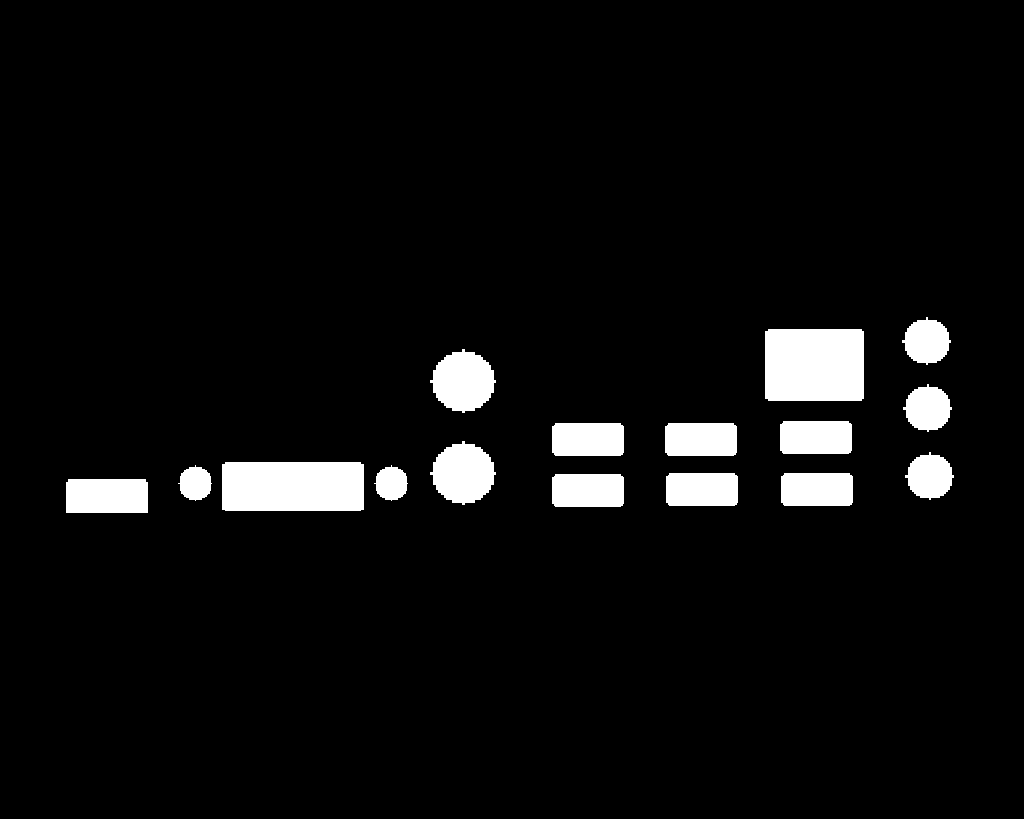
#> input picture temp_mask_MSI-A520m.png, 1024 x 819 px; its folder holds only this picture in this run
$ python analyze_mask.py
#> lines starting #> are read from the running program, lines starting #| are printed output that depends on the picture; after the words box and inside, x2 and y2 are one past the last pixel; in counts of white or black regions, pixels touching at a corner belong together
#!/usr/bin/env python3
"""
Diagnostic script to analyze mask and contour dimensions.
This will help identify why "mask too tall" error occurs.
"""

import cv2
import numpy as np
import sys

def analyze_mask(mask_path):
    """Analyze a mask file and show dimensions of detected contours."""
#> called with mask_path = 'temp_mask_MSI-A520m.png'

    print("="*70)
    print("MASK ANALYSIS")
    print("="*70)

    # Load mask
    mask = cv2.imread(mask_path, cv2.IMREAD_GRAYSCALE)
#> mask: shape (819, 1024); 5.2% white; 16 white regions
    if mask is None:
        print(f"ERROR: Could not load {mask_path}")
        return

    print(f"\nMask file: {mask_path}")
    print(f"Image size: {mask.shape[1]}x{mask.shape[0]} pixels")
#| Image size: 1024x819 pixels
    print(f"Min value: {mask.min()}, Max value: {mask.max()}")
#| Min value: 0, Max value: 255

    # Count white and black pixels
    white_pixels = np.sum(mask == 255)
#> white_pixels = 43569
    black_pixels = np.sum(mask == 0)
#> black_pixels = 795087
    total_pixels = mask.shape[0] * mask.shape[1]
#> total_pixels = 838656

    print(f"\nPixel distribution:")
    print(f"  White (255): {white_pixels:,} ({100*white_pixels/total_pixels:.1f}%)")
#|   White (255): 43,569 (5.2%)
    print(f"  Black (0): {black_pixels:,} ({100*black_pixels/total_pixels:.1f}%)")
#|   Black (0): 795,087 (94.8%)
    print(f"  Other: {total_pixels - white_pixels - black_pixels:,}")
#|   Other: 0

    # Find contours
    contours, _ = cv2.findContours(mask, cv2.RETR_EXTERNAL, cv2.CHAIN_APPROX_SIMPLE)
#> contours = 16 contours; largest, box (x1, y1, x2, y2) and area: (765, 329, 864, 401) 6940, (222, 462, 364, 511) 6752, (430, 441, 496, 505) 2868, (430, 349, 496, 413) 2868, (66, 479, 148, 513) 2662

    print(f"\nContours detected: {len(contours)}")
#| Contours detected: 16

    if len(contours) == 0:
        print("\n⚠ WARNING: No contours detected!")
        print("  This usually means:")
        print("  - The mask is all black (no white objects)")
        print("  - Or all white (entire image is one object)")
        return

    # Analyze each contour
    print("\nContour details:")
    print("-" * 70)

    all_points = []
    for i, cnt in enumerate(contours):
        # Get bounding box
        x, y, w, h = cv2.boundingRect(cnt)
        area = cv2.contourArea(cnt)

        # Collect all points
        for pt in cnt:
            all_points.append(pt[0])

        print(f"Contour {i+1}:")
        print(f"  Position: ({x}, {y})")
        print(f"  Size: {w}x{h} pixels")
        print(f"  Area: {area:.0f} px²")
#> this loop made 16 passes
#> (x, y, w, h, area) on passes 1 to 12: (66, 479, 82, 34, 2662), (552, 474, 72, 33, 2249), (781, 473, 72, 33, 2249), (666, 473, 72, 33, 2249), (374, 465, 34, 36, 822), (178, 465, 34, 36, 822), (222, 462, 142, 49, 6752), (905, 452, 49, 48, 1563), (430, 441, 66, 64, 2868), (665, 423, 72, 33, 2249), (552, 423, 72, 33, 2249), (780, 421, 72, 33, 2249)
#> (printed output is left out)
#> after the loop, all_points = 738 pairs, first value 66 to 953, second value 317 to 512

    # Calculate overall bounds
    if all_points:
        all_points = np.array(all_points)
        min_x = all_points[:, 0].min()
#> min_x = 66
        max_x = all_points[:, 0].max()
#> max_x = 953
        min_y = all_points[:, 1].min()
#> min_y = 317
        max_y = all_points[:, 1].max()
#> max_y = 512

        total_width = max_x - min_x
#> total_width = 887
        total_height = max_y - min_y
#> total_height = 195

        print("\n" + "="*70)
        print("OVERALL BOUNDS (all contours combined)")
        print("="*70)
        print(f"X range: {min_x} to {max_x} (width: {total_width} pixels)")
#| X range: 66 to 953 (width: 887 pixels)
        print(f"Y range: {min_y} to {max_y} (height: {total_height} pixels)")
#| Y range: 317 to 512 (height: 195 pixels)

        # Calculate aspect ratio
        aspect_ratio = total_width / total_height if total_height > 0 else 0
#> aspect_ratio = 4.55
        print(f"\nAspect ratio: {aspect_ratio:.2f} (width/height)")
#| Aspect ratio: 4.55 (width/height)

        # ATX IO shield dimensions in mm
        shield_width_mm = 156 - 8  # 148mm usable width
        shield_height_mm = 44.5 - 4  # 40.5mm usable height
        shield_aspect = shield_width_mm / shield_height_mm

        print(f"ATX IO Shield aspect ratio: {shield_aspect:.2f}")

        # Check if it will fit
        print("\n" + "="*70)
        print("FIT CHECK")
        print("="*70)

        # Calculate scale needed to fit width
        scale = shield_width_mm / total_width
#> scale = 0.167
        scaled_height = total_height * scale
#> scaled_height = 32.54

        print(f"\nTo fit width ({total_width}px → {shield_width_mm}mm):")
#| To fit width (887px → 148mm):
        print(f"  Scale factor: {scale:.4f}")
#|   Scale factor: 0.1669
        print(f"  Scaled height: {scaled_height:.2f} mm")
#|   Scaled height: 32.54 mm
        print(f"  Available height: {shield_height_mm:.2f} mm")

        if scaled_height <= shield_height_mm:
            print(f"  ✓ FITS! ({scaled_height:.2f} < {shield_height_mm:.2f})")
#|   ✓ FITS! (32.54 < 40.50)
        else:
            print(f"  ✗ TOO TALL! ({scaled_height:.2f} > {shield_height_mm:.2f})")
            overflow = scaled_height - shield_height_mm
            print(f"  Overflow: {overflow:.2f} mm ({100*overflow/shield_height_mm:.1f}% over limit)")

            print(f"\n  Possible issues:")
            print(f"  1. Mask includes parts of the motherboard above/below IO ports")
            print(f"  2. Detection caught non-port objects")
            print(f"  3. Ports are actually stacked unusually tall")
            print(f"  4. Image perspective/angle is off")

    # Visualize
    print("\n" + "="*70)
    print("VISUALIZATION")
    print("="*70)

    # Draw all contours on the mask
    vis = cv2.cvtColor(mask, cv2.COLOR_GRAY2BGR)
#> vis is the input picture: shape (819, 1024, 3); 5.2% white; 16 white regions, largest, box (x1, y1, x2, y2) and area: (765, 329, 864, 401) 7108, (222, 462, 364, 511) 6940, (430, 349, 496, 413) 2981
    cv2.drawContours(vis, contours, -1, (0, 255, 0), 2)

    # Draw overall bounding box
    if all_points.any():
        cv2.rectangle(vis, (min_x, min_y), (max_x, max_y), (0, 0, 255), 3)

        # Add dimension labels
        cv2.putText(vis, f"{total_width}px",
                   (min_x, min_y - 10),
                   cv2.FONT_HERSHEY_SIMPLEX, 1, (0, 0, 255), 2)
        cv2.putText(vis, f"{total_height}px",
                   (max_x + 10, (min_y + max_y) // 2),
                   cv2.FONT_HERSHEY_SIMPLEX, 1, (0, 0, 255), 2)
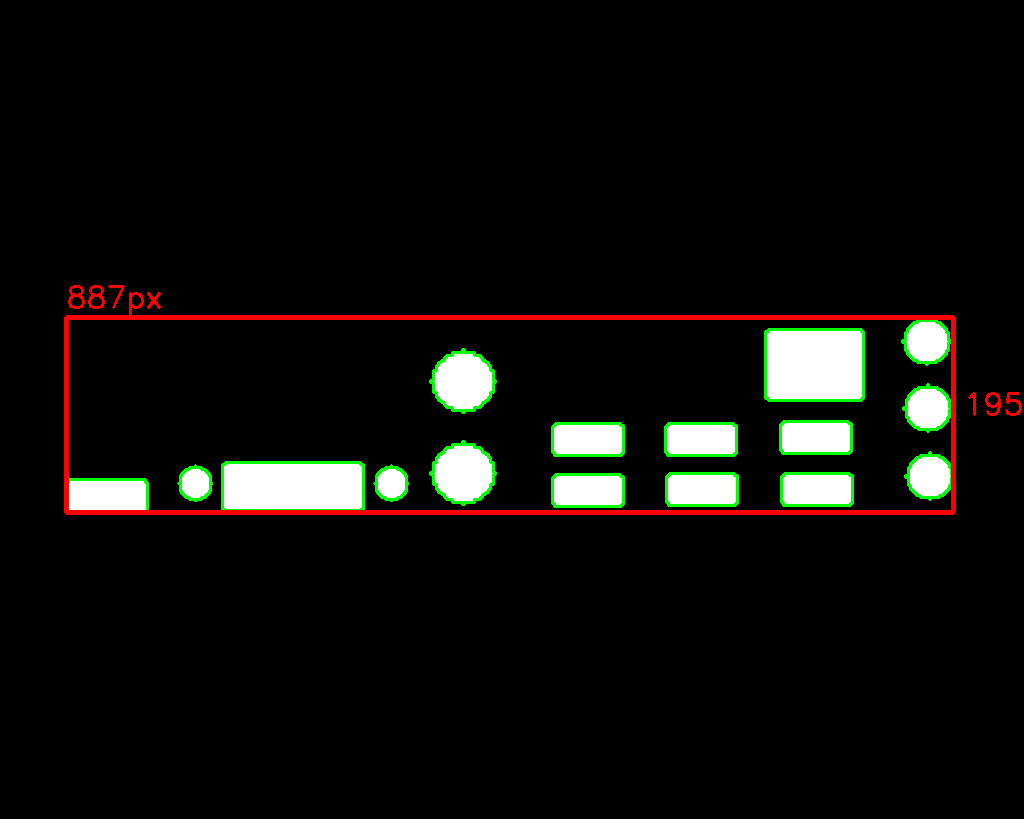
#> vis: shape (819, 1024, 3); mean B, G, R 11.2, 14, 14.9

    # Resize for display if too large
    max_display_width = 1200
    if vis.shape[1] > max_display_width:
        scale = max_display_width / vis.shape[1]
        vis = cv2.resize(vis, (max_display_width, int(vis.shape[0] * scale)))

    cv2.imshow("Mask Analysis", vis)
    cv2.imshow("Original Mask", cv2.resize(mask, (vis.shape[1], vis.shape[0])) if mask.shape[1] > max_display_width else mask)

    print("\nGreen: Individual contours")
    print("Red: Overall bounding box")
    print("\nPress any key to close...")
    cv2.waitKey(0)
    cv2.destroyAllWindows()


if __name__ == "__main__":
    if len(sys.argv) > 1:
        mask_path = sys.argv[1]
    else:
        # Default to looking for temp mask
        import glob
        temp_masks = glob.glob("temp_mask_*.png")
        if temp_masks:
            mask_path = temp_masks[0]
            print(f"Found: {mask_path}")
        else:
            print("Usage: python analyze_mask.py <mask_file.png>")
            print("Or place a temp_mask_*.png file in current directory")
            sys.exit(1)

    analyze_mask(mask_path)
